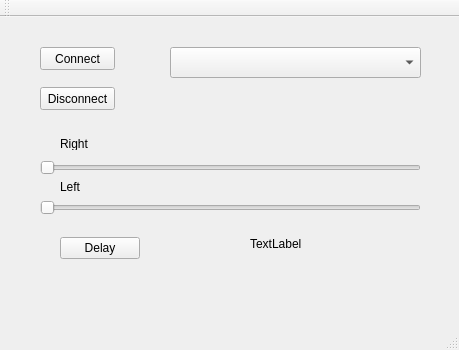
<?xml version="1.0" encoding="UTF-8"?>
<ui version="4.0">
 <class>MainWindow</class>
 <widget class="QMainWindow" name="MainWindow">
  <property name="geometry">
   <rect>
    <x>0</x>
    <y>0</y>
    <width>459</width>
    <height>350</height>
   </rect>
  </property>
  <property name="windowTitle">
   <string>MainWindow</string>
  </property>
  <widget class="QWidget" name="centralWidget">
   <widget class="QPushButton" name="_connectButton">
    <property name="geometry">
     <rect>
      <x>40</x>
      <y>30</y>
      <width>75</width>
      <height>23</height>
     </rect>
    </property>
    <property name="text">
     <string>Connect</string>
    </property>
   </widget>
   <widget class="QPushButton" name="_disconnectButton">
    <property name="geometry">
     <rect>
      <x>40</x>
      <y>70</y>
      <width>75</width>
      <height>23</height>
     </rect>
    </property>
    <property name="text">
     <string>Disconnect</string>
    </property>
   </widget>
   <widget class="QComboBox" name="_portComboBox">
    <property name="geometry">
     <rect>
      <x>170</x>
      <y>30</y>
      <width>251</width>
      <height>31</height>
     </rect>
    </property>
   </widget>
   <widget class="QSlider" name="horizontalSlider">
    <property name="geometry">
     <rect>
      <x>40</x>
      <y>140</y>
      <width>381</width>
      <height>22</height>
     </rect>
    </property>
    <property name="maximum">
     <number>255</number>
    </property>
    <property name="orientation">
     <enum>Qt::Horizontal</enum>
    </property>
   </widget>
   <widget class="QSlider" name="horizontalSlider_2">
    <property name="geometry">
     <rect>
      <x>40</x>
      <y>180</y>
      <width>381</width>
      <height>22</height>
     </rect>
    </property>
    <property name="maximum">
     <number>255</number>
    </property>
    <property name="orientation">
     <enum>Qt::Horizontal</enum>
    </property>
   </widget>
   <widget class="QLabel" name="label">
    <property name="geometry">
     <rect>
      <x>60</x>
      <y>120</y>
      <width>47</width>
      <height>13</height>
     </rect>
    </property>
    <property name="text">
     <string>Right</string>
    </property>
   </widget>
   <widget class="QLabel" name="label_2">
    <property name="geometry">
     <rect>
      <x>60</x>
      <y>160</y>
      <width>47</width>
      <height>20</height>
     </rect>
    </property>
    <property name="text">
     <string>Left</string>
    </property>
   </widget>
   <widget class="QPushButton" name="pushButton">
    <property name="geometry">
     <rect>
      <x>60</x>
      <y>220</y>
      <width>80</width>
      <height>22</height>
     </rect>
    </property>
    <property name="text">
     <string>Delay</string>
    </property>
   </widget>
   <widget class="QLabel" name="label_3">
    <property name="geometry">
     <rect>
      <x>250</x>
      <y>220</y>
      <width>59</width>
      <height>14</height>
     </rect>
    </property>
    <property name="text">
     <string>TextLabel</string>
    </property>
   </widget>
  </widget>
  <widget class="QMenuBar" name="menuBar">
   <property name="geometry">
    <rect>
     <x>0</x>
     <y>0</y>
     <width>459</width>
     <height>19</height>
    </rect>
   </property>
  </widget>
  <widget class="QToolBar" name="mainToolBar">
   <attribute name="toolBarArea">
    <enum>TopToolBarArea</enum>
   </attribute>
   <attribute name="toolBarBreak">
    <bool>false</bool>
   </attribute>
  </widget>
  <widget class="QStatusBar" name="statusBar"/>
 </widget>
 <layoutdefault spacing="6" margin="11"/>
 <resources/>
 <connections/>
</ui>
